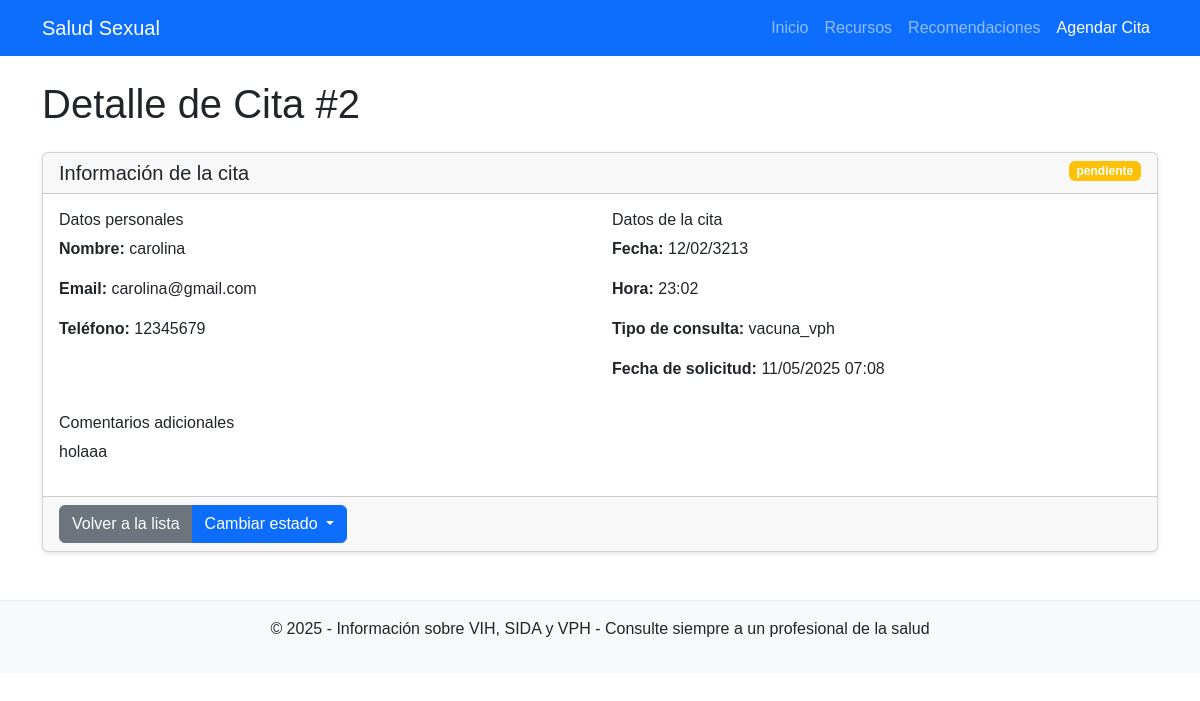
Page /citas/2 on the committed database.
### app/models/cita.py (models this page shows, shortened)
class Cita(db.Model):
    __tablename__ = 'citas'
    id = db.Column(db.Integer, primary_key=True)
    nombre = db.Column(db.String(100), nullable=False)
    email = db.Column(db.String(100), nullable=False)
    telefono = db.Column(db.String(20), nullable=False)
    fecha = db.Column(db.Date, nullable=False)
    hora = db.Column(db.Time, nullable=False)
    tipo_consulta = db.Column(db.String(50), nullable=False)
    comentarios = db.Column(db.Text, nullable=True)
    fecha_solicitud = db.Column(db.DateTime, default=datetime.utcnow)
    estado = db.Column(db.String(20), default='pendiente')  # pendiente, confirmada, cancelada, completada

### app/routes/citas.py (the view)
@citas_bp.route('/<int:id>')
def detalle(id):
    cita = Cita.query.get_or_404(id)
    return render_template('citas/detalle.html', titulo='Detalle de Cita', cita=cita)

### app/templates/citas/detalle.html (shortened to what this page needs)
{% extends 'base.html' %}
{% block content %}
<h1>Detalle de Cita #{{ cita.id }}</h1>
<div class="card mt-4">
    <div class="card-header">
        <span class="badge {% if cita.estado == 'pendiente' %}bg-warning{% elif cita.estado == 'confirmada' %}bg-success{% elif cita.estado == 'cancelada' %}bg-danger{% else %}bg-secondary{% endif %} float-end">
            {{ cita.estado }}
        </span>
        <h2 class="h5 mb-0">Información de la cita</h2>
    </div>
    <div class="card-body">
        <div class="row">
            <div class="col-md-6">
                <h3 class="h6">Datos personales</h3>
                <p><strong>Nombre:</strong> {{ cita.nombre }}</p>
                <p><strong>Email:</strong> {{ cita.email }}</p>
                <p><strong>Teléfono:</strong> {{ cita.telefono }}</p>
            </div>
            <div class="col-md-6">
                <h3 class="h6">Datos de la cita</h3>
                <p><strong>Fecha:</strong> {{ cita.fecha.strftime('%d/%m/%Y') }}</p>
                <p><strong>Hora:</strong> {{ cita.hora.strftime('%H:%M') }}</p>
                <p><strong>Tipo de consulta:</strong> {{ cita.tipo_consulta }}</p>
                <p><strong>Fecha de solicitud:</strong> {{ cita.fecha_solicitud.strftime('%d/%m/%Y %H:%M') }}</p>
            </div>
        </div>
        {% if cita.comentarios %}
            <div class="mt-3">
                <h3 class="h6">Comentarios adicionales</h3>
                <p>{{ cita.comentarios }}</p>
            </div>
        {% endif %}
    </div>
    <div class="card-footer">
        <div class="btn-group">
            <a href="{{ url_for('citas.lista') }}" class="btn btn-secondary">Volver a la lista</a>
            <div class="btn-group">
                <button type="button" class="btn btn-primary dropdown-toggle" data-bs-toggle="dropdown">
                    Cambiar estado
                </button>
            </div>
        </div>
    </div>
</div>
{% endblock %}

### app/static/css/main.css (style rules this page uses)
body { font-family: 'Arial', sans-serif; padding-bottom: 20px; }
.card { box-shadow: 0 2px 5px rgba(0,0,0,0.1); transition: all 0.3s ease; }

### rows in the picture
Cita: id "2", estado "pendiente", nombre "carolina", email "carolina@gmail.com", telefono "12345679", fecha "12/02/3213", hora "23:02", tipo_consulta "vacuna_vph", fecha_solicitud "11/05/2025 07:08", comentarios "holaaa"
